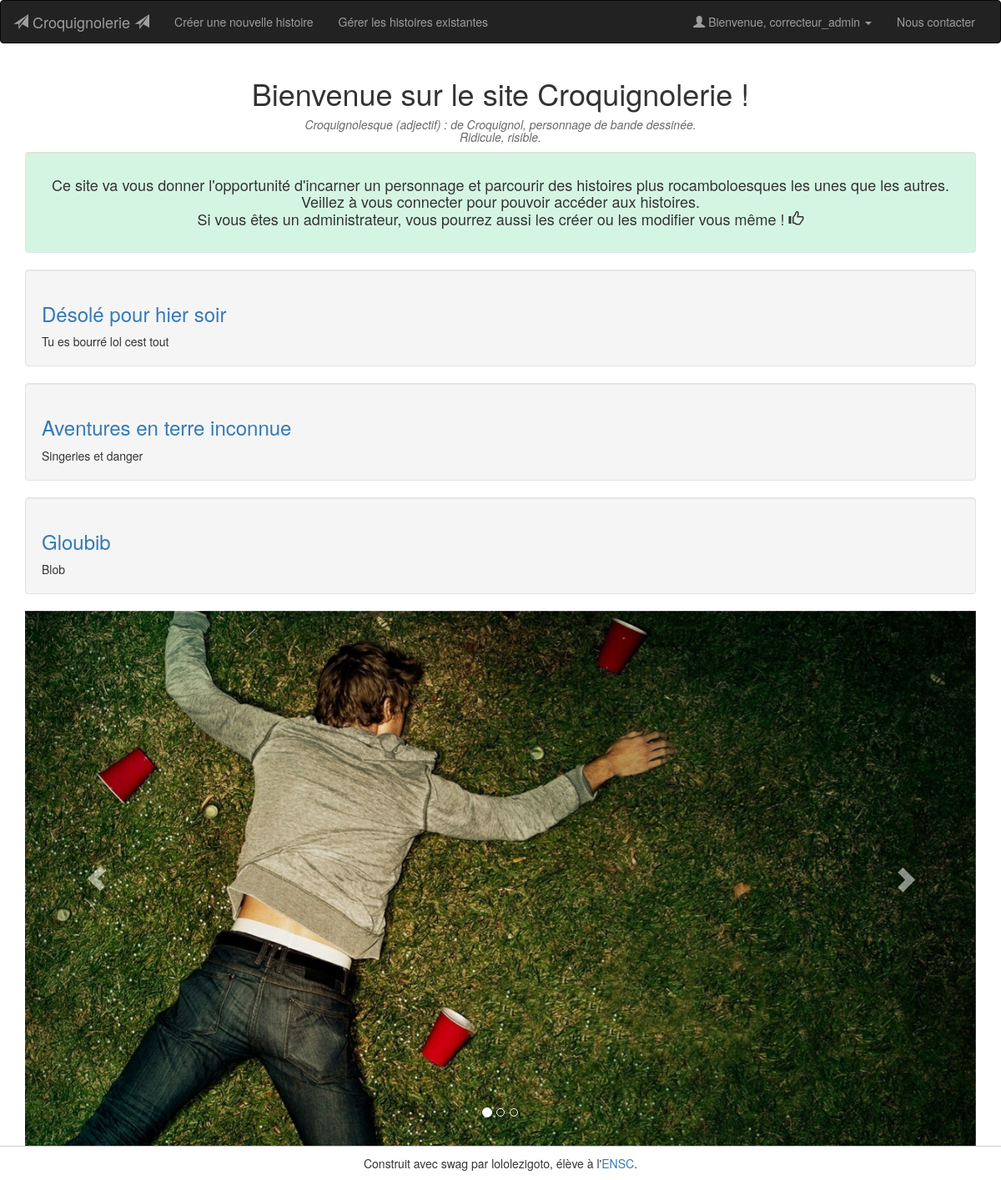
Page /index.php (signed in) on the committed database.
### tables this page shows
CREATE TABLE `histoires` (
  `id_histoire` int(11) NOT NULL,
  `nom_histoire` varchar(100) DEFAULT NULL,
  `description_histoire` text,
  `image_histoire` varchar(100) DEFAULT NULL,
  `id_first_page` int(11) DEFAULT '1',
  `nb_parties` int(11) DEFAULT '0',
  `nb_victoires` int(11) NOT NULL DEFAULT '0',
  `nb_echecs` int(11) NOT NULL DEFAULT '0',
  `isHidden` tinyint(1) NOT NULL DEFAULT '0'
);

### index.php (the view, shortened to what this page needs)
<!doctype html>
<html>
<head>
    <link href="lib/bootstrap/css/bootstrap.min.css" rel="stylesheet">
    <link href="css/style.css" rel="stylesheet">
</head>
<body>
<?php
require_once("includes/connect.php");
if(!empty($_SESSION['user']))
    require_once("includes/navbar_connected.php");
else
    require_once("includes/navbar.php");
    $nbhistoire = $response->rowCount(); ?>
<div class="container">
<header>
  <h1 class="center">Bienvenue sur le site Croquignolerie !</h1>
  <h5 class="def"> <em>Croquignolesque (adjectif) : de Croquignol, personnage de bande dessinée. <br/>
  Ridicule, risible.</em></h5>
    <div class="well" style="background-color: #D5F5E3;" >
  <h4 class="center">Ce site va vous donner l'opportunité d'incarner un personnage et parcourir des histoires plus rocamboloesques les unes que les autres.
      <br/>
      Veillez à vous connecter pour pouvoir accéder aux histoires. <br/>
      Si vous êtes un administrateur, vous pourrez aussi les créer ou les modifier vous même !  <span class ="glyphicon glyphicon-thumbs-up"> </span>
  </h4>
</header>
<?php
    $maRequete = "SELECT * FROM histoires";
    $response = $BDD->query($maRequete);
    $tab = $response->fetchAll();
    foreach ($tab as $key => $ligne) {
        $id = $ligne["id_histoire"];
        $title = $ligne["nom_histoire"];
        $des_courte = $ligne["description_histoire"];
        $isHidden=$ligne["isHidden"];
        ?>
<article>
            <?php
            if($isHidden==0)
            {
              if(!empty($_SESSION['user'])) {?>
                <div class="well"     >
                <h3><a class="link" href="histoire.php?id=<?=$id?>"><?=$title ?></a></h3>
            <?php
                echo $des_courte; ?>
            </div>
                <?php } else {?>
                <h3><?=$title ?></h3>
            <p class="movieContent"><?= $des_courte?></p>
            <?php
            }
            ?>
</article>
<?php }
}?>
</div>
<div class="container">
<div data-ride="carousel" class="carousel slide" id="carousel-example-generic">
      <ol class="carousel-indicators">
        <li class="active" data-slide-to="0" data-target="#carousel-example-generic"></li>
        <li data-slide-to="1" data-target="#carousel-example-generic" class=""></li>
        <li data-slide-to="2" data-target="#carousel-example-generic" class=""></li>
      </ol>
      <div class="carousel-inner">
        <div class="item active">
          <img alt="First slide" data-src="holder.js/900x500/auto/#777:#555/text:First slide" src="images/defonce.jpg">
        </div>
      </div>
      <a data-slide="prev" href="#carousel-example-generic" class="left carousel-control">
        <span class="glyphicon glyphicon-chevron-left"></span>
      </a>
      <a data-slide="next" href="#carousel-example-generic" class="right carousel-control">
        <span class="glyphicon glyphicon-chevron-right"></span>
      </a>
    </div>
</div>
</body>
</html>
        <footer class="footer">
    Construit avec swag par lololezigoto, élève à l'<a href="https://www.ensc.fr">ENSC</a>.
</footer>    </div>
<script src="lib/bootstrap/js/bootstrap.min.js"></script></body>
</html>

### css/style.css (style rules this page uses)
.footer { border-top: 1px solid #ccc; padding-top: 10px; margin-bottom: 10px; text-align: center; }
.center { text-align: center; }
.def { text-align: center; color: dimgray; }

### rows in the picture
histoires: nom_histoire "Désolé pour hier soir", description_histoire "Tu es bourré lol cest tout"
histoires: nom_histoire "Aventures en terre inconnue", description_histoire "Singeries et danger"
histoires: nom_histoire "Gloubib", description_histoire "Blob"

### other values in the picture
$_SESSION['user'] "correcteur_admin"
